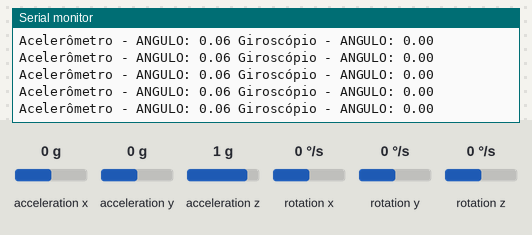
This sketch was run on a simulated Arduino Uno, built with avr-gcc and run on an emulated ATmega328P. Shown: the last lines printed to the serial monitor. Wiring (inferred from the names in the program): MPU-6050 motion sensor at I2C address 0x68. The test bench sets the inputs (shaded band); at power-on: acceleration x 0 g, acceleration y 0 g, rotation x 0 °/s, acceleration z 1 g, rotation y 0 °/s, rotation z 0 °/s.

Above: at 1.2 s.
1.3 s: acceleration x set to -1.4 g
At 1.35 s:
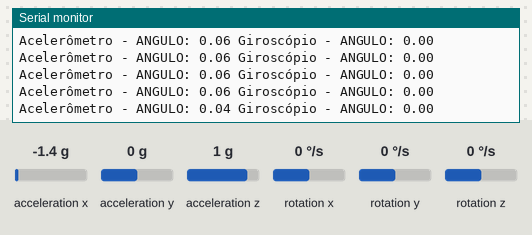
2.8 s: acceleration y set to -1.4 g
At 2.9 s:
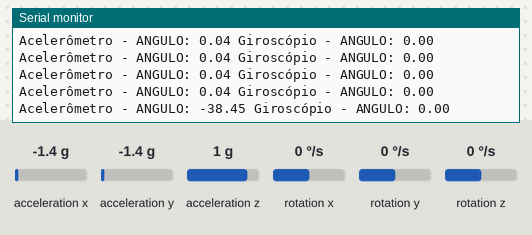
5.8 s: rotation x set to -192 °/s
At 5.89 s:
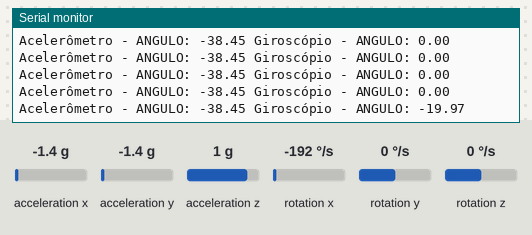
8.8 s: acceleration z set to -1.4 g
At 11.0 s:
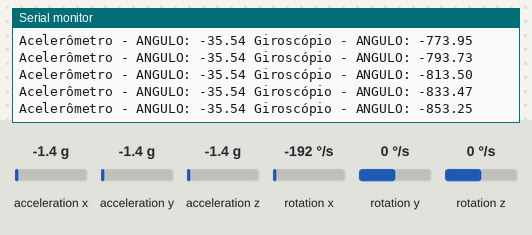
Timing chart, 0 to 11.3 s (numbered marks = the images above; inputs shaded):
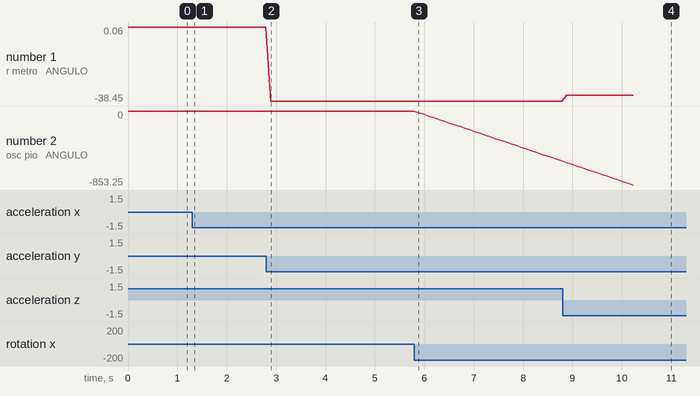

The sketch:

anguloFinal.ino
```cpp
#include <Wire.h>
#include <Math.h>

// Endereço I2C do sensor MPU-6050
const int MPU = 0x68;  // Endereço I2C do MPU-6050

int cont = 0;

// Variáveis para armazenar valores do sensor
double AccX, AccY, AccZ, AccXf, AccYf, AccZf, theta_pitch;
double GyroX, GyroY, GyroZ, GyroXf, GyroYf, GyroZf, theta_pitch_gyro;

// Variáveis para integração do giroscópio
unsigned long intervalo = 0; // Inicialize a variável intervalo
double angulo_anterior = 0;

void setup() {
  // Inicializa a comunicação Serial
  Serial.begin(9600);

  // Inicializa o MPU-6050
  Wire.begin();
  Wire.beginTransmission(MPU);
  Wire.write(0x6B);  // Registrador PWR_MGMT_1
  Wire.write(0);     // Coloca 0 para ativar o MPU-6050 (desabilita o modo de economia de energia)
  Wire.endTransmission(true);

  // Configura o acelerômetro para fundo de escala desejado
  Wire.beginTransmission(MPU);
  Wire.write(0x1C);
  Wire.write(0b00000000);  // Configuração padrão para fundo de escala ±2g
  Wire.endTransmission();
}

void loop() {
  // Comandos para iniciar a transmissão de dados
  Wire.beginTransmission(MPU);
  Wire.write(0x3B);
  Wire.endTransmission(false);
  Wire.requestFrom(MPU, 14, true); // Solicita os dados ao sensor

  // Armazena o valor dos sensores nas variáveis correspondentes
  AccX = Wire.read() << 8 | Wire.read();  // Combina os bytes de alta e baixa ordem para obter o valor do acelerômetro em X
  AccY = Wire.read() << 8 | Wire.read();  // Combina os bytes de alta e baixa ordem para obter o valor do acelerômetro em Y
  AccZ = Wire.read() << 8 | Wire.read();  // Combina os bytes de alta e baixa ordem para obter o valor do acelerômetro em Z

  GyroX = Wire.read() << 8 | Wire.read();  // Combina os bytes de alta e baixa ordem para obter o valor do giroscópio em X
  GyroY = Wire.read() << 8 | Wire.read();  // Combina os bytes de alta e baixa ordem para obter o valor do giroscópio em Y
  GyroZ = Wire.read() << 8 | Wire.read();  // Combina os bytes de alta e baixa ordem para obter o valor do giroscópio em Z

  AccXf = ((AccX / 16384) - 0.01645);  // Converte o valor do acelerômetro em X para a unidade desejada
  AccYf = ((AccY / 16384) + 0.0011);   // Converte o valor do acelerômetro em Y para a unidade desejada
  AccZf = ((AccZ / 16384) + 0.04805);  // Converte o valor do acelerômetro em Z para a unidade desejada

  GyroXf = GyroX / 131.0;  // Converte o valor do giroscópio em X para a unidade desejada (±250 degrees/sec)
  GyroYf = GyroY / 131.0;  // Converte o valor do giroscópio em Y para a unidade desejada (±250 degrees/sec)
  GyroZf = GyroZ / 131.0;  // Converte o valor do giroscópio em Z para a unidade desejada (±250 degrees/sec)

  // Cálculo do ângulo utilizando o acelerômetro
  theta_pitch = atan((AccYf / sqrt(square(AccXf) + square(AccZf)))) * 180.0 / M_PI;

  // Integração do giroscópio para obter o ângulo
  unsigned long agora = millis();  // Obtém o tempo atual em milissegundos
  double intervalo_segundos = (agora - intervalo) / 1000.0;  // Calcula o intervalo de tempo em segundos
  theta_pitch_gyro += GyroYf * intervalo_segundos;  // Atualiza o ângulo integrando o valor do giroscópio
  intervalo = agora;  // Atualiza o tempo de referência

  if (cont < 100) {
    // Imprime na Serial os valores obtidos
    Serial.print("Acelerômetro - ANGULO: ");
    Serial.print(theta_pitch);

    Serial.print(" Giroscópio - ANGULO: ");
    Serial.println(theta_pitch_gyro);

    cont++;
  }

  // Atraso de 100ms
  delay(100);
}
```

Measured:
- after the input at 1.3 s, the serial monitor: prints a new line after 0.05 s (image 1)
- after the input at 2.8 s, the serial monitor: prints a new line after 0.09 s (image 2)
- after the input at 5.8 s, the serial monitor: prints a new line after 0.09 s (image 3)
- after the input at 8.8 s, the serial monitor: prints a new line after 0.09 s (image 4)
- plotted number 1: 0.06 → 0.04 after the input at 1.3 s, 0.04 → -38.45 after the input at 2.8 s, -38.45 → -35.54 after the input at 8.8 s
- plotted number 2: 0 → -575.42 after the input at 5.8 s
